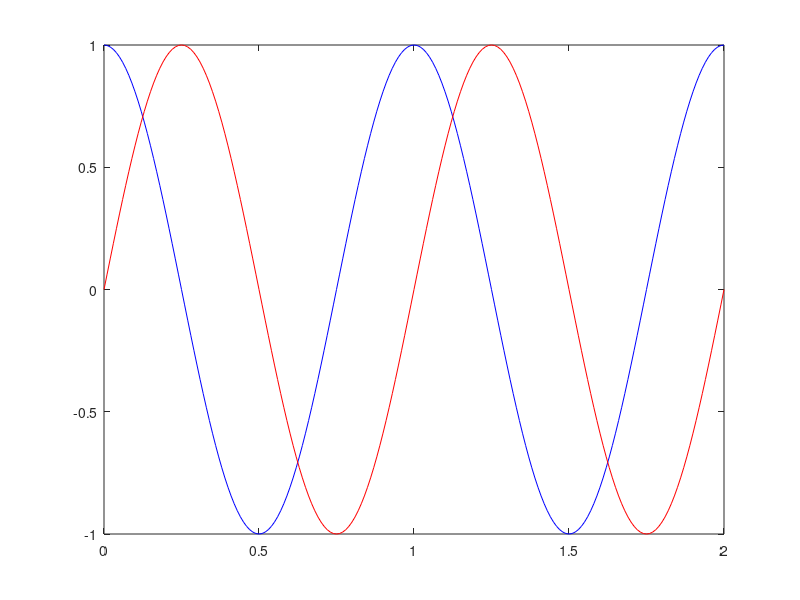

Reproduce this figure in MATLAB.
t = linspace(0,2,201);
ylabel('y(t)');
xlabel('t');
y=1*exp(1j*(2*pi.*t));
plot(t,real(y),'b-')
hold on
plot(t,imag(y),'r-')